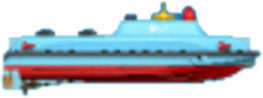
#> input picture Latex_Yihui_MARL/figures/auv_icon.png, 263 x 98 px, found by its file name
$ python make_rl_loop_diagram.py
#> lines starting #> are read from the running program, lines starting #| are printed output that depends on the picture
#!/usr/bin/env python3
"""Draw the closed-loop SUV fleet-agent and TC environment interaction."""

from __future__ import annotations

import os
from pathlib import Path

import matplotlib

matplotlib.use("Agg")
import matplotlib.pyplot as plt
import numpy as np
from matplotlib import font_manager
from matplotlib.offsetbox import AnnotationBbox, OffsetImage
from matplotlib.patches import Ellipse, FancyArrowPatch, FancyBboxPatch


ROOT = Path(__file__).resolve().parents[2]
FIGDIR = ROOT / "paper" / "figures"
LANG = os.environ.get("RL_LOOP_LANG", "en").lower()
SHOW_MLP = os.environ.get("RL_LOOP_MLP", "0") == "1"
if LANG == "zh":
    FONT_PATH = os.environ.get("RL_LOOP_FONT", "/tmp/NotoSansCJKsc-Regular.otf")
    if Path(FONT_PATH).exists():
        font_manager.fontManager.addfont(FONT_PATH)
        plt.rcParams["font.family"] = font_manager.FontProperties(
            fname=FONT_PATH
        ).get_name()


def tr(english: str, chinese: str) -> str:
    return chinese if LANG == "zh" else english


def add_auv(ax, image, xy, zoom=0.12):
    box = OffsetImage(image, zoom=zoom)
    artist = AnnotationBbox(
        box,
        xy,
        xycoords="axes fraction",
        frameon=False,
        box_alignment=(0.5, 0.5),
        zorder=8,
    )
    ax.add_artist(artist)
    return artist


def draw_cloud(ax, x, y, scale=1.0):
    parts = (
        (-0.042, -0.004, 0.080, 0.035),
        (-0.010, 0.010, 0.072, 0.050),
        (0.030, 0.002, 0.082, 0.040),
        (0.004, -0.008, 0.105, 0.032),
    )
    for dx, dy, width, height in parts:
        ax.add_patch(
            Ellipse(
                (x + dx * scale, y + dy * scale),
                width * scale,
                height * scale,
                facecolor="#f7f9fa",
                edgecolor="#c8d4da",
                linewidth=0.55,
                alpha=0.95,
                zorder=2,
            )
        )


def draw_environment(ax):
    card = FancyBboxPatch(
        (0.485, 0.05),
        0.50,
        0.88,
        boxstyle="round,pad=0.012,rounding_size=0.018",
        linewidth=1.2,
        edgecolor="#365466",
        facecolor="#f6f8fa",
        zorder=0,
    )
    ax.add_patch(card)

    sky = FancyBboxPatch(
        (0.497, 0.455),
        0.476,
        0.415,
        boxstyle="round,pad=0.006,rounding_size=0.012",
        linewidth=0.8,
        facecolor="white",
        edgecolor="#d5e0e5",
        zorder=1,
    )
    ocean = FancyBboxPatch(
        (0.497, 0.095),
        0.476,
        0.36,
        boxstyle="round,pad=0.006,rounding_size=0.012",
        linewidth=0.8,
        edgecolor="none",
        facecolor="#c9e4ea",
        zorder=1,
    )
    ax.add_patch(sky)
    ax.add_patch(ocean)

    draw_cloud(ax, 0.76, 0.77, scale=0.72)
    draw_cloud(ax, 0.88, 0.69, scale=0.64)
    draw_cloud(ax, 0.85, 0.57, scale=0.48)

    # Cyclone-like wind spirals in the atmosphere.
    center = np.array([0.66, 0.61])
    for radius, alpha in ((0.045, 0.95), (0.075, 0.75), (0.105, 0.52)):
        theta = np.linspace(0.0, 2.0 * np.pi, 180)
        x = center[0] + radius * np.cos(theta) * (0.62 + 0.38 * theta / (2 * np.pi))
        y = center[1] + radius * np.sin(theta) * (0.62 + 0.38 * theta / (2 * np.pi))
        ax.plot(x, y, color="#3d6f8b", lw=1.15, alpha=alpha, zorder=3)

    # Non-directional wave traces distinguish the ocean layer.
    for y0, phase in ((0.21, 0.0), (0.28, 0.8), (0.35, 1.6)):
        wave_x = np.linspace(0.525, 0.955, 180)
        wave_y = y0 + 0.006 * np.sin(22.0 * wave_x + phase)
        ax.plot(wave_x, wave_y, color="#176d8c", lw=1.0, alpha=0.58, zorder=3)

    ax.text(
        0.52,
        0.795,
        tr("Atmosphere\nERA5 10-m wind", "大气层\nERA5 10米风速"),
        fontsize=10,
        ha="left",
        va="center",
        color="#264f63",
        fontweight="bold",
    )
    ax.text(
        0.52,
        0.415,
        tr("Ocean\nHYCOM current", "海洋层\nHYCOM海流"),
        fontsize=10,
        ha="left",
        va="center",
        color="#175d78",
        fontweight="bold",
    )
def draw_agent(ax, auv_image, show_policy=True, y_shift=0.0):
    card = FancyBboxPatch(
        (0.03, 0.18 + y_shift),
        0.24,
        0.58,
        boxstyle="round,pad=0.012,rounding_size=0.018",
        linewidth=1.2,
        edgecolor="#365466",
        facecolor="#fffdf8",
        zorder=0,
    )
    ax.add_patch(card)
    ax.text(
        0.15,
        0.71 + y_shift,
        tr("SUV fleet agent", "SUV集群智能体"),
        ha="center",
        va="top",
        fontsize=12,
        fontweight="bold",
        color="#243746",
    )

    for xy in (
        (0.085, 0.54 + y_shift),
        (0.215, 0.54 + y_shift),
        (0.085, 0.31 + y_shift),
        (0.215, 0.31 + y_shift),
    ):
        add_auv(ax, auv_image, xy, zoom=0.285)

    ax.text(
        0.15,
        0.64 + y_shift,
        (
            tr("shared policy ", "共享策略 ") + r"$\pi_\theta$"
            if show_policy
            else tr("shared fleet observations", "共享集群观测")
        ),
        ha="center",
        va="center",
        fontsize=10 if show_policy else 9.4,
        color="#40545f",
        zorder=7,
    )


# [109 lines left out: functions draw_mlp, draw_mlp_loop, not called in this run]


def main() -> None:
    auv = plt.imread(FIGDIR / "auv_icon.png")
#> auv is the input picture: shape (98, 263, 4) float32; mean R, G, B, A 0.376, 0.578, 0.67, 0.542
    fig, ax = plt.subplots(figsize=(12.0, 5.4))
    ax.set_xlim(0.0, 1.0)
    ax.set_ylim(0.0, 1.0)
    ax.set_axis_off()

    draw_environment(ax)
    draw_agent(
        ax,
        auv,
        show_policy=True,
        y_shift=0.03 if SHOW_MLP else 0.0,
    )
    if SHOW_MLP:
        draw_mlp(ax)
        draw_mlp_loop(ax)
    add_auv(ax, np.fliplr(auv), (0.895, 0.47), zoom=0.22)
#> in add_auv (call 5), `box = OffsetImage(image, zoom=zoom)`:
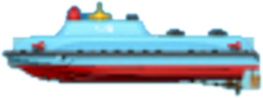
#> image: shape (98, 263, 4) float32; mean of channels 0, 1, 2, 3 0.376, 0.578, 0.67, 0.542; transparent parts drawn white
    add_auv(ax, np.fliplr(auv), (0.70, 0.47), zoom=0.22)
    add_auv(ax, np.fliplr(auv), (0.70, 0.28), zoom=0.22)

    approach_arrow = FancyArrowPatch(
        (0.865, 0.49),
        (0.73, 0.475),
        connectionstyle="arc3,rad=0.10",
        arrowstyle="-|>",
        mutation_scale=12,
        linewidth=1.55,
        color="#2b6fa8",
        zorder=7,
    )
    ax.add_patch(approach_arrow)
    ax.text(
        0.815,
        0.525,
        tr("Approach moving\nTC core", "接近移动\nTC核心区"),
        ha="center",
        va="center",
        fontsize=8.3,
        color="#204f76",
        fontweight="bold",
        linespacing=1.05,
        bbox={"boxstyle": "round,pad=0.22", "fc": "white", "ec": "none", "alpha": 0.94},
        zorder=9,
    )

    dive_arrow = FancyArrowPatch(
        (0.70, 0.44),
        (0.70, 0.315),
        connectionstyle="arc3,rad=0",
        arrowstyle="-|>",
        mutation_scale=12,
        linewidth=1.35,
        linestyle=(0, (3.0, 2.5)),
        color="#175d78",
        zorder=7,
    )
    ax.add_patch(dive_arrow)
    ax.text(
        0.785,
        0.355,
        tr("Vertical dive\nto subsurface", "垂直下潜\n至水下观测"),
        ha="center",
        va="center",
        fontsize=8.1,
        color="#175d78",
        fontweight="bold",
        linespacing=1.05,
        bbox={"boxstyle": "round,pad=0.22", "fc": "white", "ec": "none", "alpha": 0.94},
        zorder=9,
    )

    if not SHOW_MLP:
        action_arrow = FancyArrowPatch(
            (0.27, 0.58),
            (0.49, 0.58),
            connectionstyle="arc3,rad=-0.70",
            arrowstyle="-|>",
            mutation_scale=16,
            linewidth=1.8,
            color="#2b6fa8",
            zorder=6,
        )
        feedback_arrow = FancyArrowPatch(
            (0.49, 0.32),
            (0.27, 0.32),
            connectionstyle="arc3,rad=-0.70",
            arrowstyle="-|>",
            mutation_scale=16,
            linewidth=1.8,
            color="#b65c2b",
            zorder=6,
        )
        ax.add_patch(action_arrow)
        ax.add_patch(feedback_arrow)

        ax.text(
            0.38,
            0.77,
            tr("action ", "动作 ") + r"$\mathbf{a}_{t}$",
            ha="center",
            va="center",
            fontsize=10.3,
            color="#204f76",
            bbox={
                "boxstyle": "round,pad=0.45",
                "fc": "white",
                "ec": "none",
                "alpha": 1.0,
            },
            zorder=10,
        )
        ax.text(
            0.38,
            0.14,
            tr("next state ", "下一状态 ")
            + r"$\mathbf{s}_{t+1}$"
            "\n"
            + tr("next observation ", "下一观测 ")
            + r"$\mathbf{o}_{t+1}$"
            "\n"
            + tr("reward ", "奖励 ")
            + r"$r_{t}$",
            ha="center",
            va="center",
            fontsize=10.0,
            linespacing=1.12,
            color="#7a3a1d",
            bbox={
                "boxstyle": "round,pad=0.28",
                "fc": "white",
                "ec": "none",
                "alpha": 1.0,
            },
            zorder=10,
        )
        ax.text(
            0.38,
            0.50,
            tr("10 min interval\nclosed-loop decision", "10分钟间隔\n闭环决策"),
            ha="center",
            va="center",
            fontsize=9.2,
            color="#5b6670",
            style="italic",
        )

    FIGDIR.mkdir(parents=True, exist_ok=True)
    suffix = ("_MLP" if SHOW_MLP else "") + ("_zh" if LANG == "zh" else "")
    fig.savefig(
        FIGDIR / f"Fig2_RL_Agent_Environment_Loop{suffix}.pdf",
        bbox_inches="tight",
    )
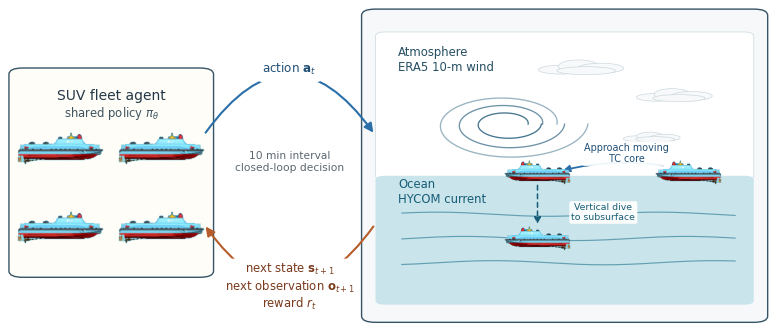
#> figure drawn by matplotlib, 1 panel
    fig.savefig(
        FIGDIR / f"Fig2_RL_Agent_Environment_Loop{suffix}.png",
        dpi=300,
        bbox_inches="tight",
    )
    plt.close(fig)
    print(FIGDIR / f"Fig2_RL_Agent_Environment_Loop{suffix}.pdf")


if __name__ == "__main__":
    main()
